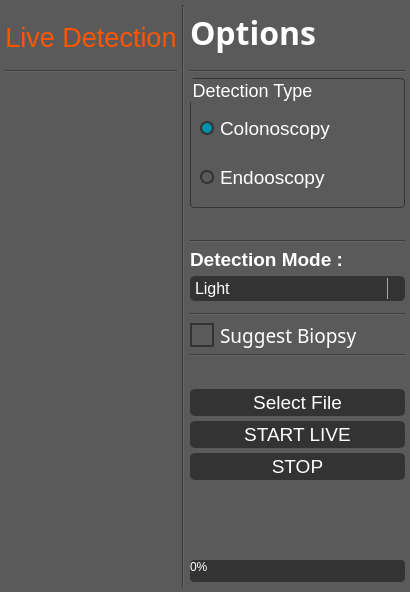
               <widget class="QWidget" name="page_home">
                <property name="styleSheet">
                 <string notr="true">background:rgb(91,90,90);</string>
                </property>
                <layout class="QHBoxLayout" name="horizontalLayout_19">
                 <property name="spacing">
                  <number>0</number>
                 </property>
                 <property name="leftMargin">
                  <number>0</number>
                 </property>
                 <property name="topMargin">
                  <number>5</number>
                 </property>
                 <property name="rightMargin">
                  <number>0</number>
                 </property>
                 <property name="bottomMargin">
                  <number>5</number>
                 </property>
                 <item>
                  <widget class="QFrame" name="frame_home_main">
                   <property name="frameShape">
                    <enum>QFrame::NoFrame</enum>
                   </property>
                   <property name="frameShadow">
                    <enum>QFrame::Plain</enum>
                   </property>
                   <layout class="QVBoxLayout" name="verticalLayout_5">
                    <property name="spacing">
                     <number>5</number>
                    </property>
                    <property name="leftMargin">
                     <number>5</number>
                    </property>
                    <property name="topMargin">
                     <number>5</number>
                    </property>
                    <property name="rightMargin">
                     <number>5</number>
                    </property>
                    <property name="bottomMargin">
                     <number>5</number>
                    </property>
                    <item>
                     <widget class="QLabel" name="lab_home_main_hed">
                      <property name="minimumSize">
                       <size>
                        <width>0</width>
                        <height>55</height>
                       </size>
                      </property>
                      <property name="maximumSize">
                       <size>
                        <width>16777215</width>
                        <height>55</height>
                       </size>
                      </property>
                      <property name="font">
                       <font>
                        <family>Arial</family>
                        <pointsize>24</pointsize>
                       </font>
                      </property>
                      <property name="styleSheet">
                       <string notr="true">QLabel {
	color:rgb(255,255,255);
}</string>
                      </property>
                      <property name="text">
                       <string>&lt;html&gt;&lt;head/&gt;&lt;body&gt;&lt;p&gt;&lt;span style=&quot; font-size:20pt; color:#ff5500;&quot;&gt;Live Detection&lt;/span&gt;&lt;/p&gt;&lt;/body&gt;&lt;/html&gt;</string>
                      </property>
                      <property name="textFormat">
                       <enum>Qt::RichText</enum>
                      </property>
                      <property name="alignment">
                       <set>Qt::AlignCenter</set>
                      </property>
                     </widget>
                    </item>
                    <item>
                     <widget class="Line" name="line_2">
                      <property name="orientation">
                       <enum>Qt::Horizontal</enum>
                      </property>
                     </widget>
                    </item>
                    <item>
                     <widget class="QLabel" name="lab_home_main_disc">
                      <property name="font">
                       <font>
                        <family>Segoe UI</family>
                        <pointsize>10</pointsize>
                       </font>
                      </property>
                      <property name="styleSheet">
                       <string notr="true">color:rgb(255,255,255);</string>
                      </property>
                      <property name="frameShadow">
                       <enum>QFrame::Plain</enum>
                      </property>
                      <property name="text">
                       <string/>
                      </property>
                      <property name="alignment">
                       <set>Qt::AlignCenter</set>
                      </property>
                      <property name="wordWrap">
                       <bool>true</bool>
                      </property>
                      <property name="margin">
                       <number>5</number>
                      </property>
                     </widget>
                    </item>
                   </layout>
                  </widget>
                 </item>
                 <item>
                  <widget class="Line" name="vert_divide">
                   <property name="orientation">
                    <enum>Qt::Vertical</enum>
                   </property>
                  </widget>
                 </item>
                 <item>
                  <widget class="QFrame" name="frame_home_stat">
                   <property name="enabled">
                    <bool>true</bool>
                   </property>
                   <property name="minimumSize">
                    <size>
                     <width>225</width>
                     <height>0</height>
                    </size>
                   </property>
                   <property name="maximumSize">
                    <size>
                     <width>220</width>
                     <height>16777215</height>
                    </size>
                   </property>
                   <property name="font">
                    <font>
                     <pointsize>12</pointsize>
                    </font>
                   </property>
                   <property name="frameShape">
                    <enum>QFrame::NoFrame</enum>
                   </property>
                   <property name="frameShadow">
                    <enum>QFrame::Plain</enum>
                   </property>
                   <layout class="QVBoxLayout" name="verticalLayout_6">
                    <property name="spacing">
                     <number>5</number>
                    </property>
                    <property name="leftMargin">
                     <number>5</number>
                    </property>
                    <property name="topMargin">
                     <number>5</number>
                    </property>
                    <property name="rightMargin">
                     <number>5</number>
                    </property>
                    <property name="bottomMargin">
                     <number>5</number>
                    </property>
                    <item>
                     <widget class="QLabel" name="lab_home_stat_hed">
                      <property name="minimumSize">
                       <size>
                        <width>0</width>
                        <height>55</height>
                       </size>
                      </property>
                      <property name="maximumSize">
                       <size>
                        <width>16777215</width>
                        <height>55</height>
                       </size>
                      </property>
                      <property name="font">
                       <font>
                        <family>Segoe UI Semilight</family>
                        <pointsize>24</pointsize>
                       </font>
                      </property>
                      <property name="styleSheet">
                       <string notr="true">QLabel {
	color:rgb(255,255,255);
}</string>
                      </property>
                      <property name="text">
                       <string>&lt;html&gt;&lt;head/&gt;&lt;body&gt;&lt;p&gt;&lt;span style=&quot; font-weight:600; color:#ffffff;&quot;&gt;Options&lt;/span&gt;&lt;/p&gt;&lt;/body&gt;&lt;/html&gt;</string>
                      </property>
                      <property name="alignment">
                       <set>Qt::AlignLeading|Qt::AlignLeft|Qt::AlignTop</set>
                      </property>
                     </widget>
                    </item>
                    <item>
                     <widget class="Line" name="line_10">
                      <property name="orientation">
                       <enum>Qt::Horizontal</enum>
                      </property>
                     </widget>
                    </item>
                    <item>
                     <widget class="QGroupBox" name="groupBox_2">
                      <property name="enabled">
                       <bool>true</bool>
                      </property>
                      <property name="sizePolicy">
                       <sizepolicy hsizetype="Preferred" vsizetype="Fixed">
                        <horstretch>0</horstretch>
                        <verstretch>0</verstretch>
                       </sizepolicy>
                      </property>
                      <property name="minimumSize">
                       <size>
                        <width>0</width>
                        <height>130</height>
                       </size>
                      </property>
                      <property name="layoutDirection">
                       <enum>Qt::LeftToRight</enum>
                      </property>
                      <property name="styleSheet">
                       <string notr="true">QGroupBox{
	border:1px solid rgb(51,51,51);	
	border-radius:4px;
	color:white;
	background:rgb(91,90,90);

	font-size: 18px;
}
</string>
                      </property>
                      <property name="title">
                       <string>Detection Type</string>
                      </property>
                      <property name="alignment">
                       <set>Qt::AlignLeading|Qt::AlignLeft|Qt::AlignVCenter</set>
                      </property>
                      <widget class="QRadioButton" name="radioButton_colonoscopy">
                       <property name="geometry">
                        <rect>
                         <x>10</x>
                         <y>30</y>
                         <width>200</width>
                         <height>41</height>
                        </rect>
                       </property>
                       <property name="sizePolicy">
                        <sizepolicy hsizetype="Minimum" vsizetype="Fixed">
                         <horstretch>0</horstretch>
                         <verstretch>0</verstretch>
                        </sizepolicy>
                       </property>
                       <property name="minimumSize">
                        <size>
                         <width>22</width>
                         <height>15</height>
                        </size>
                       </property>
                       <property name="maximumSize">
                        <size>
                         <width>200</width>
                         <height>16777215</height>
                        </size>
                       </property>
                       <property name="font">
                        <font>
                         <pointsize>14</pointsize>
                        </font>
                       </property>
                       <property name="styleSheet">
                        <string notr="true">QRadioButton {
	background:rgb(91,90,90);
    color:white;
}
QRadioButton::indicator {
    width:10px;
    height:10px;
    border-radius: 7px;
}
QRadioButton::indicator:checked {
    background-color:rgb(0,143,170);
    border: 2px solid rgb(51,51,51);
}

QRadioButton::indicator:unchecked {
    background-color:rgb(91,90,90);
    border:2px solid rgb(51,51,51);
}</string>
                       </property>
                       <property name="text">
                        <string>Colonoscopy</string>
                       </property>
                       <property name="checked">
                        <bool>true</bool>
                       </property>
                      </widget>
                      <widget class="QRadioButton" name="radioButton_endoscopy">
                       <property name="geometry">
                        <rect>
                         <x>10</x>
                         <y>79</y>
                         <width>200</width>
                         <height>41</height>
                        </rect>
                       </property>
                       <property name="minimumSize">
                        <size>
                         <width>22</width>
                         <height>15</height>
                        </size>
                       </property>
                       <property name="maximumSize">
                        <size>
                         <width>200</width>
                         <height>16777215</height>
                        </size>
                       </property>
                       <property name="font">
                        <font>
                         <pointsize>14</pointsize>
                        </font>
                       </property>
                       <property name="styleSheet">
                        <string notr="true">QRadioButton {
	background:rgb(91,90,90);
    color:white;
}
QRadioButton::indicator {
    width:10px;
    height:10px;
    border-radius: 7px;
}
QRadioButton::indicator:checked {
    background-color:rgb(0,143,170);
    border: 2px solid rgb(51,51,51);
}

QRadioButton::indicator:unchecked {
    background-color:rgb(91,90,90);
    border:2px solid rgb(51,51,51);
}</string>
                       </property>
                       <property name="text">
                        <string>Endooscopy</string>
                       </property>
                      </widget>
                     </widget>
                    </item>
                    <item>
                     <spacer name="horizontalSpacer_9">
                      <property name="orientation">
                       <enum>Qt::Vertical</enum>
                      </property>
                      <property name="sizeType">
                       <enum>QSizePolicy::Fixed</enum>
                      </property>
                      <property name="sizeHint" stdset="0">
                       <size>
                        <width>15</width>
                        <height>27</height>
                       </size>
                      </property>
                     </spacer>
                    </item>
                    <item>
                     <widget class="Line" name="line">
                      <property name="orientation">
                       <enum>Qt::Horizontal</enum>
                      </property>
                     </widget>
                    </item>
                    <item>
                     <widget class="QLabel" name="label_11">
                      <property name="maximumSize">
                       <size>
                        <width>16777215</width>
                        <height>30</height>
                       </size>
                      </property>
                      <property name="font">
                       <font>
                        <family>Segoe UI</family>
                        <pointsize>14</pointsize>
                        <weight>75</weight>
                        <bold>true</bold>
                        <underline>false</underline>
                       </font>
                      </property>
                      <property name="styleSheet">
                       <string notr="true">QLabel {
	color:rgb(255,255,255);
}</string>
                      </property>
                      <property name="text">
                       <string>Detection Mode :</string>
                      </property>
                     </widget>
                    </item>
                    <item>
                     <widget class="QComboBox" name="comboBox">
                      <property name="maximumSize">
                       <size>
                        <width>16777215</width>
                        <height>50</height>
                       </size>
                      </property>
                      <property name="font">
                       <font>
                        <pointsize>12</pointsize>
                       </font>
                      </property>
                      <property name="accessibleDescription">
                       <string notr="true"/>
                      </property>
                      <property name="layoutDirection">
                       <enum>Qt::LeftToRight</enum>
                      </property>
                      <property name="autoFillBackground">
                       <bool>false</bool>
                      </property>
                      <property name="styleSheet">
                       <string notr="true">QComboBox {
	border: 2px solid rgb(51,51,51);
	border-radius: 5px;	
	color:rgb(255,255,255);
	background-color: rgb(51,51,51);
}

QComboBox:hover {
	border: 2px solid rgb(0,143,170);
	border-radius: 5px;	
	color:rgb(255,255,255);
	background-color: rgb(0,143,170);
}

QComboBox:!editable, QComboBox::drop-down:editable {
	background: rgb(51,51,51);
}

QComboBox:!editable:on, QComboBox::drop-down:editable:on {
    background:rgb(51,51,51);
}

QComboBox:on { /* shift the text when the popup opens */
    padding-top: 3px;
    padding-left: 4px;
}

QComboBox::drop-down {
    subcontrol-origin: padding;
    subcontrol-position: top right;
    width: 15px;

    border-left-width: 1px;
    border-left-color: darkgray;
    border-left-style: solid; /* just a single line */
    border-top-right-radius: 5px; /* same radius as the QComboBox */
    border-bottom-right-radius: 5px;
}

QComboBox::down-arrow {
    image: url(icons/1x/arrow.png);
}

QComboBox::down-arrow:on { /* shift the arrow when popup is open */
    top: 1px;
    left: 1px;
}

QComboBox::drop-down {
    background:rgb(51,51,51);
}

</string>
                      </property>
                      <property name="editable">
                       <bool>false</bool>
                      </property>
                      <item>
                       <property name="text">
                        <string>Light</string>
                       </property>
                      </item>
                      <item>
                       <property name="text">
                        <string>Heavy</string>
                       </property>
                      </item>
                     </widget>
                    </item>
                    <item>
                     <spacer name="horizontalSpacer_8">
                      <property name="orientation">
                       <enum>Qt::Vertical</enum>
                      </property>
                      <property name="sizeType">
                       <enum>QSizePolicy::Fixed</enum>
                      </property>
                      <property name="sizeHint" stdset="0">
                       <size>
                        <width>15</width>
                        <height>7</height>
                       </size>
                      </property>
                     </spacer>
                    </item>
                    <item>
                     <widget class="Line" name="line_4">
                      <property name="orientation">
                       <enum>Qt::Horizontal</enum>
                      </property>
                     </widget>
                    </item>
                    <item>
                     <widget class="QCheckBox" name="checkBox_suggestBiopsy">
                      <property name="maximumSize">
                       <size>
                        <width>16777215</width>
                        <height>89</height>
                       </size>
                      </property>
                      <property name="font">
                       <font>
                        <family>Segoe UI Variable Display</family>
                        <pointsize>14</pointsize>
                       </font>
                      </property>
                      <property name="styleSheet">
                       <string notr="true">QCheckBox {
    color:rgb(255,255,255);
}

QCheckBox::indicator {
    width: 20px;
    height: 20px;
}

QCheckBox::indicator:unchecked {
    border:2px solid rgb(51,51,51);
	background:rgb(91,90,90);
}

QCheckBox::indicator:unchecked:pressed {
	border:2px solid rgb(51,51,51);
   	background:rgb(0,143,170);
}

QCheckBox::indicator:checked {
	background-color:rgb(0,143,170);
    border: 2px solid rgb(51,51,51);
}

QCheckBox::indicator:checked:pressed {
    border:2px solid rgb(51,51,51);
	background:rgb(91,90,90);
}

</string>
                      </property>
                      <property name="text">
                       <string>Suggest Biopsy</string>
                      </property>
                     </widget>
                    </item>
                    <item>
                     <widget class="Line" name="line_9">
                      <property name="orientation">
                       <enum>Qt::Horizontal</enum>
                      </property>
                     </widget>
                    </item>
                    <item>
                     <spacer name="horizontalSpacer_13">
                      <property name="orientation">
                       <enum>Qt::Vertical</enum>
                      </property>
                      <property name="sizeType">
                       <enum>QSizePolicy::Fixed</enum>
                      </property>
                      <property name="sizeHint" stdset="0">
                       <size>
                        <width>15</width>
                        <height>27</height>
                       </size>
                      </property>
                     </spacer>
                    </item>
                    <item>
                     <widget class="QPushButton" name="pushButton_select">
                      <property name="sizePolicy">
                       <sizepolicy hsizetype="Minimum" vsizetype="Fixed">
                        <horstretch>0</horstretch>
                        <verstretch>0</verstretch>
                       </sizepolicy>
                      </property>
                      <property name="maximumSize">
                       <size>
                        <width>16777215</width>
                        <height>50</height>
                       </size>
                      </property>
                      <property name="font">
                       <font>
                        <pointsize>14</pointsize>
                        <weight>50</weight>
                        <bold>false</bold>
                       </font>
                      </property>
                      <property name="styleSheet">
                       <string notr="true">QPushButton {
	border: 2px solid rgb(51,51,51);
	border-radius: 5px;	
	color:rgb(255,255,255);
	background-color: rgb(51,51,51);
}
QPushButton:hover {
	border: 2px solid rgb(0,143,150);
	background-color: rgb(0,143,150);
}
QPushButton:pressed {	
	border: 2px solid rgb(0,143,150);
	background-color: rgb(51,51,51);
}

QPushButton:disabled {	
	border-radius: 5px;	
	border: 2px solid rgb(112,112,112);
	background-color: rgb(112,112,112);
}</string>
                      </property>
                      <property name="text">
                       <string>Select File</string>
                      </property>
                      <property name="iconSize">
                       <size>
                        <width>30</width>
                        <height>30</height>
                       </size>
                      </property>
                     </widget>
                    </item>
                    <item>
                     <widget class="QPushButton" name="pushButton_start">
                      <property name="sizePolicy">
                       <sizepolicy hsizetype="Minimum" vsizetype="Fixed">
                        <horstretch>0</horstretch>
                        <verstretch>0</verstretch>
                       </sizepolicy>
                      </property>
                      <property name="maximumSize">
                       <size>
                        <width>16777215</width>
                        <height>50</height>
                       </size>
                      </property>
                      <property name="font">
                       <font>
                        <pointsize>14</pointsize>
                        <weight>50</weight>
                        <bold>false</bold>
                       </font>
                      </property>
                      <property name="styleSheet">
                       <string notr="true">QPushButton {
	border: 2px solid rgb(51,51,51);
	border-radius: 5px;	
	color:rgb(255,255,255);
	background-color: rgb(51,51,51);
}
QPushButton:hover {
	border: 2px solid rgb(0,240,0);
	background-color: rgb(0,240,0);
}
QPushButton:pressed {	
	border: 2px solid rgb(0,255,0);
	background-color: rgb(51,51,51);
}

QPushButton:disabled {	
	border-radius: 5px;	
	border: 2px solid rgb(112,112,112);
	background-color: rgb(112,112,112);
}</string>
                      </property>
                      <property name="text">
                       <string>START LIVE</string>
                      </property>
                      <property name="iconSize">
                       <size>
                        <width>30</width>
                        <height>30</height>
                       </size>
                      </property>
                     </widget>
                    </item>
                    <item>
                     <widget class="QPushButton" name="pushButton_stop">
                      <property name="sizePolicy">
                       <sizepolicy hsizetype="Minimum" vsizetype="Fixed">
                        <horstretch>0</horstretch>
                        <verstretch>0</verstretch>
                       </sizepolicy>
                      </property>
                      <property name="maximumSize">
                       <size>
                        <width>16777215</width>
                        <height>50</height>
                       </size>
                      </property>
                      <property name="font">
                       <font>
                        <pointsize>14</pointsize>
                        <weight>50</weight>
                        <bold>false</bold>
                       </font>
                      </property>
                      <property name="styleSheet">
                       <string notr="true">QPushButton {
	border: 2px solid rgb(51,51,51);
	border-radius: 5px;	
	color:rgb(255,255,255);
	background-color: rgb(51,51,51);
}
QPushButton:hover {
	border: 2px solid rgb(240,0,0);
	background-color: rgb(240,0,0);
}
QPushButton:pressed {	
	border: 2px solid rgb(0,143,150);
	background-color: rgb(51,51,51);
}

QPushButton:disabled {	
	border-radius: 5px;	
	border: 2px solid rgb(112,112,112);
	background-color: rgb(112,112,112);
}</string>
                      </property>
                      <property name="text">
                       <string>STOP</string>
                      </property>
                      <property name="iconSize">
                       <size>
                        <width>30</width>
                        <height>30</height>
                       </size>
                      </property>
                     </widget>
                    </item>
                    <item>
                     <widget class="QLabel" name="lab_home_stat_disc">
                      <property name="maximumSize">
                       <size>
                        <width>16777215</width>
                        <height>70</height>
                       </size>
                      </property>
                      <property name="font">
                       <font>
                        <family>Segoe UI</family>
                        <pointsize>10</pointsize>
                       </font>
                      </property>
                      <property name="text">
                       <string>&lt;html&gt;&lt;head/&gt;&lt;body&gt;&lt;p&gt;&lt;br/&gt;&lt;/p&gt;&lt;p&gt;&lt;br/&gt;&lt;/p&gt;&lt;/body&gt;&lt;/html&gt;</string>
                      </property>
                      <property name="alignment">
                       <set>Qt::AlignLeading|Qt::AlignLeft|Qt::AlignTop</set>
                      </property>
                     </widget>
                    </item>
                    <item>
                     <widget class="QProgressBar" name="progressBar">
                      <property name="styleSheet">
                       <string notr="true">QProgressBar
{
	color:rgb(255,255,255);
	background-color :rgb(51,51,51);
	border : 2px;
	border-radius:4px;
}

QProgressBar::chunk{
	border : 2px;
	border-radius:4px;
	background-color:rgb(0,143,170);
}</string>
                      </property>
                      <property name="value">
                       <number>0</number>
                      </property>
                     </widget>
                    </item>
                   </layout>
                  </widget>
                 </item>
                </layout>
               </widget>
